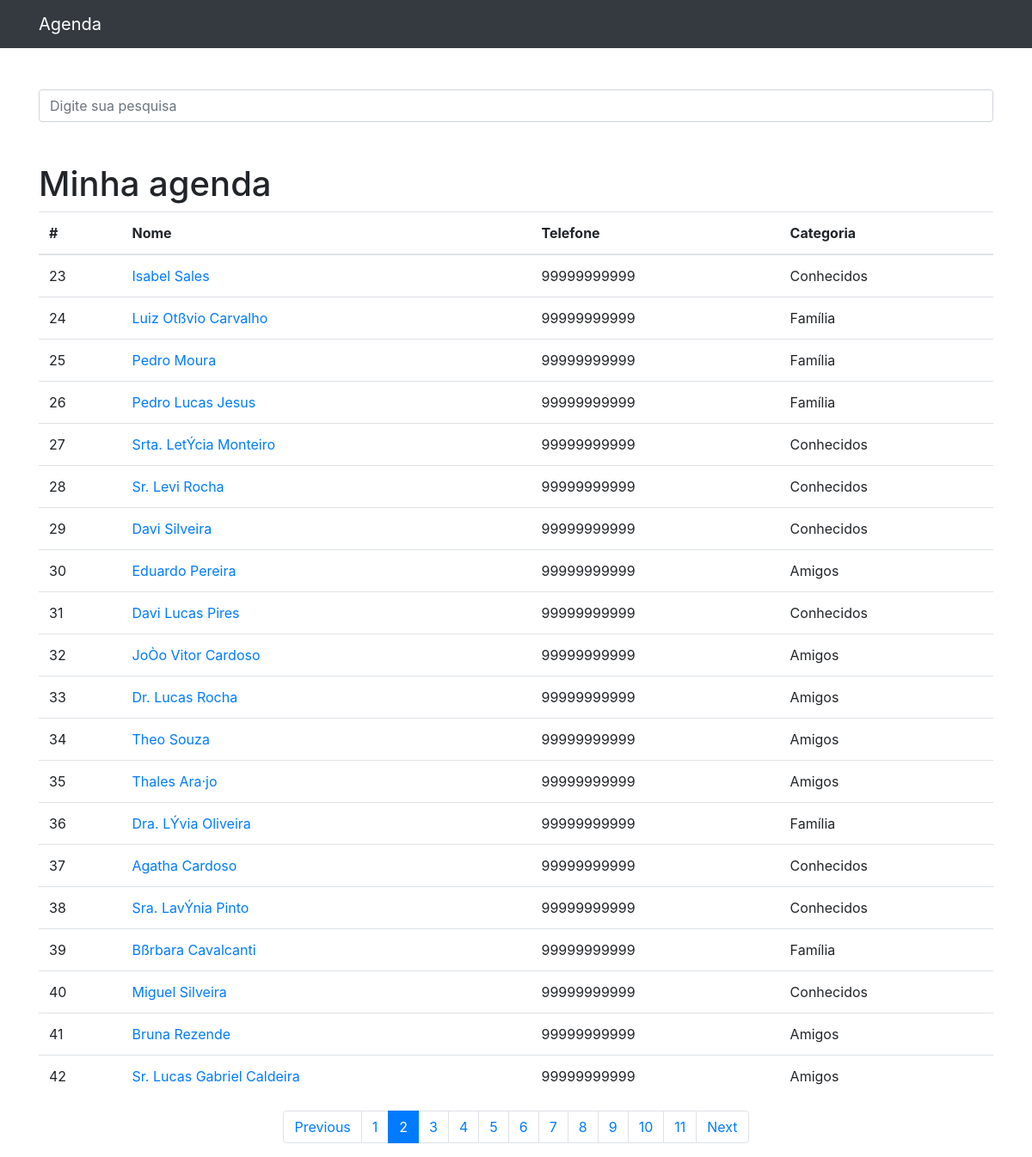
Screenshot of /?p=2&termo= with the database file from the repository.
### contatos/models.py (models this page shows, shortened)
class Contato(models.Model):
    nome = models.CharField(max_length=255)
    sobrenome = models.CharField(max_length=255, blank=True)
    telefone = models.CharField(max_length=11)
    email = models.CharField(max_length=255,blank=True)
    data_criacao = models.DateTimeField(default=timezone.now)
    descricao = models.TextField(blank=True)
    categoria = models.ForeignKey(Categoria, on_delete=models.DO_NOTHING)
    mostrar = models.BooleanField(default=True)
    foto = models.ImageField(
                            blank=True,
                            upload_to='fotos/%Y/%m/%d' # cria uma pasta para cada dia em que acontecer um upload
                            )                           # posso configurar da forma que eu desejar

class Categoria(models.Model):
    nome = models.CharField(max_length=255)

### contatos/views.py (the view)
# urls.py: path('', views.index,name='index'),
def index(request):
    contatos = Contato.objects.order_by('id').filter(mostrar=True) # Filtrando contatos que tenham o campo mostrar igual a True
    paginator = Paginator(contatos,20)
    page = request.GET.get('p')
    contatos = paginator.get_page(page)
    return render(request,'contatos/index.html',{
        'contatos': contatos
    })

### contatos/templates/contatos/index.html (shortened to what this page needs)
{% extends "base.html" %}
{% block conteudo %}
  <h1 class="mt-5">Minha agenda</h1>
  <table class="table">
    <thead>
      <tr>
        <th>#</th>
        <th>Nome</th>
        <th>Telefone</th>
        <th>Categoria</th>
      </tr>
    </thead>
    <tbody>
      {% for contato in contatos %}
          <tr>
            <td>{{contato.id}}</td>
            <td>
              <a href="{% url 'ver_contato' contato.id  %}"> {{contato.nome}} {{contato.sobrenome}}</a>
            </td>
            <td>{{contato.telefone}}</td>
            <td>{{contato.categoria.nome}}</td>
          </tr>
      {% endfor %}
    </tbody>
  </table>
  <nav aria-label="Page navigation example">
    <ul class="pagination justify-content-center">
      {% if contatos.has_previous %}
        <li class="page-item">
          <a class="page-link"
            href="?p={{ contatos.previous_page_number }}&termo={{ request.GET.termo }}">Previous</a>
        </li>
      {% endif %}
      {% for pagina in contatos.paginator.page_range %}
        {% if contatos.number == pagina %}
          <li class="page-item active">
            <a class="page-link" style ="cursor: pointer;" >{{pagina}}</a>
          </li>
        {% else %}
          <li class="page-item">
            <a class="page-link" href="?p={{pagina}}&termo={{ request.GET.termo }}">{{pagina}}</a>
          </li>
        {% endif %}
      {% endfor %}
      {% if contatos.has_next %}
        <li class="page-item">
          <a class="page-link" href="?p={{ contatos.next_page_number }}&termo={{ request.GET.termo }}">Next</a>
        </li>
      {% endif %}
    </ul>
  </nav>
{% endblock conteudo %}

### rows the page displays
Contato: id "23", nome "Isabel", sobrenome "Sales", telefone "99999999999", categoria.nome "Conhecidos"
Contato: id "24", nome "Luiz", sobrenome "Otßvio Carvalho", telefone "99999999999", categoria.nome "Família"
Contato: id "25", nome "Pedro", sobrenome "Moura", telefone "99999999999", categoria.nome "Família"
Contato: id "26", nome "Pedro", sobrenome "Lucas Jesus", telefone "99999999999", categoria.nome "Família"
Contato: id "27", nome "Srta.", sobrenome "LetÝcia Monteiro", telefone "99999999999", categoria.nome "Conhecidos"
Contato: id "28", nome "Sr.", sobrenome "Levi Rocha", telefone "99999999999", categoria.nome "Conhecidos"
Contato: id "29", nome "Davi", sobrenome "Silveira", telefone "99999999999", categoria.nome "Conhecidos"
Contato: id "30", nome "Eduardo", sobrenome "Pereira", telefone "99999999999", categoria.nome "Amigos"
Contato: id "31", nome "Davi", sobrenome "Lucas Pires", telefone "99999999999", categoria.nome "Conhecidos"
Contato: id "32", nome "JoÒo", sobrenome "Vitor Cardoso", telefone "99999999999", categoria.nome "Amigos"
Contato: id "33", nome "Dr.", sobrenome "Lucas Rocha", telefone "99999999999", categoria.nome "Amigos"
Contato: id "34", nome "Theo", sobrenome "Souza", telefone "99999999999", categoria.nome "Amigos"
Contato: id "35", nome "Thales", sobrenome "Ara·jo", telefone "99999999999", categoria.nome "Amigos"
Contato: id "36", nome "Dra.", sobrenome "LÝvia Oliveira", telefone "99999999999", categoria.nome "Família"
Contato: id "37", nome "Agatha", sobrenome "Cardoso", telefone "99999999999", categoria.nome "Conhecidos"
Contato: id "38", nome "Sra.", sobrenome "LavÝnia Pinto", telefone "99999999999", categoria.nome "Conhecidos"
Contato: id "39", nome "Bßrbara", sobrenome "Cavalcanti", telefone "99999999999", categoria.nome "Família"
Contato: id "40", nome "Miguel", sobrenome "Silveira", telefone "99999999999", categoria.nome "Conhecidos"
Contato: id "41", nome "Bruna", sobrenome "Rezende", telefone "99999999999", categoria.nome "Amigos"
Contato: id "42", nome "Sr.", sobrenome "Lucas Gabriel Caldeira", telefone "99999999999", categoria.nome "Amigos"

### other values shown
{{ pagina }} "1" "3" "4" "5" "6" "7" "8" "9" "10" "11"
{{ pagina }} "2"
